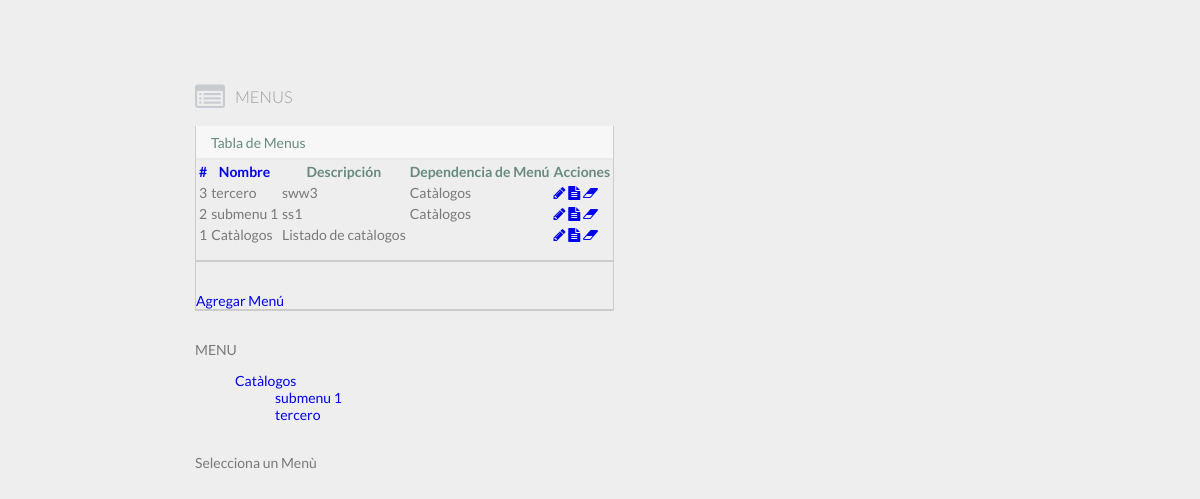
/index.php?cargar=menu&order=DESC&columorder=id, run on the app's committed database.
### tables this page shows
CREATE TABLE `menu_table` (
  `id` int(11) NOT NULL,
  `nombre_del_menu` varchar(150) NOT NULL,
  `desc_del_menu` varchar(250) NOT NULL,
  `dependencia_menu` varchar(3) DEFAULT NULL
);

### modelo/Conexion.php (called while the page is built, shortened)
<?php
class Conexion{
	private $con;
	public function __construct(){
		$this->host = HOST;
		$this->user = USERNAME;
		$this->password = DBPASS;
		$this->db = DATABASE;
		$this->con = mysqli_connect($this->host,$this->user,$this->password,$this->db);
		$this->con->query("SET NAMES 'utf8'");
	}
	public function consultaRetorno($sql){
		return mysqli_query($this->con, $sql);
	}
}

### controlador/ControladorMenus.php (called while the page is built, shortened)
<?php
include_once('modelo/Menu.php');
class ControladorMenus {
  private $menu;
  public function __construct(){
    $this->menu = new Menu();
  }
  public function mostrarConPaginador($inicio,$TAMANO_PAGINA,$order,$columorder){
    $this->menu->set('order',$order);
    $this->menu->set('columorder',$columorder);
    $this->menu->set('inicio',$inicio);
    $this->menu->set('tamano_paginador',$TAMANO_PAGINA);
      return $this->menu->mostrarConPaginador();
  }
  public function getNameDependencia($idDependencia){
    $this->menu->set('dependencia_menu',intval($idDependencia));
    return $this->menu->getNameDependenciaStr();
  }
  public function getMenuSecundarios($idMenu){
    $this->menu->set('dependencia_menu',intval($idMenu));
    return $this->menu->contarMenuSecundario();
  }
  public function getMenuSecundariosStr($idDependencia){
    $this->menu->set('dependencia_menu',intval($idDependencia));
    return $this->menu->getMenusSecundarios();
  }
  public function getMenuPrincipal(){
    return $this->menu->getMenuPrincipal();
  }
}
?>

### modelo/Menu.php (called while the page is built, shortened)
<?php
include_once('Conexion.php');
class Menu{
  private $dependencia_menu;
  private $conn;
  public function __construct(){
    $this->conn = new Conexion();
  }
  public function getMenuPrincipal(){
    $sql = "SELECT id,nombre_del_menu FROM menu_table WHERE `dependencia_menu` is null OR `dependencia_menu` = '0'";
    return $this->conn->consultaRetorno($sql);
  }
  public function getMenusSecundarios(){
    $sql = "SELECT id,nombre_del_menu FROM menu_table WHERE dependencia_menu = '{$this->dependencia_menu}' ";
    return $this->conn->consultaRetorno($sql);
  }
  public function contarMenuSecundario(){
    $sql = "SELECT * FROM menu_table WHERE dependencia_menu = '{$this->dependencia_menu}' ";
    $arrayRes =  $this->conn->consultaRetorno($sql);
    return mysqli_num_rows($arrayRes);
  }
  public function mostrarConPaginador(){
    $sql = "SELECT * FROM menu_table ORDER BY {$this->columorder} {$this->order} LIMIT {$this->inicio}, {$this->tamano_paginador}";
    return $this->conn->consultaRetorno($sql);
  }
  public function getNameDependenciaStr(){
    $sql = "SELECT nombre_del_menu FROM menu_table WHERE id = '{$this->dependencia_menu}'";
    $arrayRes =  $this->conn->consultaRetorno($sql);
    return $arrayRes->fetch_assoc();
  }
}
?>

### vistas/thema/menu/index.php (the view, shortened to what this page needs)
<?php
require('./vistas/thema/header.php');
?>
<section id="main-content">
	<section class="wrapper">
		<div class="row">
		  <div class="col-lg-12">
			  <h3 class="page-header"><i class="fa fa-list-alt"></i> Menus</h3>
		  </div>
	  </div>
		<div class="row">
			<div class="col-lg-12">
				<section class="panel">
					<header class="panel-heading">
					  Tabla de Menus
					</header>
					<div class="panel-body">
					  <?php $order = $_GET["order"];
					  $columorder = $_GET["columorder"];
					  if (($order == '')||($order == 'ASC')){
						  $orderif = 'DESC';
					  } else {
						  $orderif = 'ASC';
					  }
					   ?>
					  <table class="table table-striped table-advance table-hover">
						<thead>
						  <tr>
							  <th><a href="<?php echo URL_LINKS; ?>index.php?cargar=menu&order=<?php echo $orderif; ?>&columorder=id">#</a></th>
							  <th><a href="<?php echo URL_LINKS; ?>index.php?cargar=menu&order=<?php echo $orderif; ?>&columorder=nombre">Nombre</a></th>
							  <th>Descripción</th>
							  <th>Dependencia de Menú</th>
							  <th>Acciones</th>
						  </tr>
						</thead>
					  <?php
					   $dir = dirname(dirname(dirname(dirname(__FILE__))));
					   require_once($dir.'/controlador/ControladorMenus.php');
					   $menus = new ControladorMenus();
					   $TAMANO_PAGINA = TAMANO_PAGINADOR;
					   $pagina = $_GET["pagina"];
					   if (!$pagina) {
						 $inicio = 0;
					   } else {
						 $inicio = ($pagina - 1) * $TAMANO_PAGINA;
					   }
					   $resultados = $menus->mostrarConPaginador($inicio,$TAMANO_PAGINA,$order,$columorder);
					   while ($row = mysqli_fetch_array($resultados)) :
					   ?>
						<tr>
							<td><?php echo $row['id']; ?></td>
							<td><?php echo $row['nombre_del_menu']; ?></td>
							<td><?php echo $row['desc_del_menu']; ?></td>
							<?php
							if($row['dependencia_menu'] != '') {
                                if( $row['dependencia_menu'] != '0' ) {
								  $nombre_dependencia = $menus->getNameDependencia($row['dependencia_menu']);
                  				  $nombre_dependencia = $nombre_dependencia["nombre_del_menu"];
                                } else {
                                    $nombre_dependencia = '';
                                }
							} else {
								$nombre_dependencia = '';
							}
								  ?>
							<td><?php echo $nombre_dependencia; ?></td>
							<td><div class="btn-group">
								<a class="btn btn-primary" href="<?php echo URL_LINKS; ?>index.php?cargar=editMenu&id=<?php echo $row['id']; ?>"><i class="fa fa-pencil"></i></a>
								<a class="btn btn-success" href="<?php echo URL_LINKS; ?>index.php?cargar=verMenu&id=<?php echo $row['id']; ?>"><i class="fa fa-file-text"></i></a>
								<a class="btn btn-danger" href="<?php echo URL_LINKS; ?>index.php?cargar=deleteMenu&id=<?php echo $row['id']; ?>" onclick="if(confirm('Esta seguro que desea eliminar este registro?') == false){return false;}"><i class="fa fa-eraser"></i></a>
							</div></td>
						</tr>
					  <?php endwhile; ?>
						</table>
				  <section class="panel">
					<div class="panel-body">
				  </div>
			  </section>
						<a class="btn btn-primary" href="<?php echo URL_LINKS; ?>index.php?cargar=addMenu" title="Bootstrap 3 themes generator"><span class="icon_ol"></span> Agregar Menú</a>
					</div>
				</section>
			</div>
		</div>
		MENU
		<?php
		$principales = $menus->getMenuPrincipal();
		echo '<nav>';
		echo '<ul>';
		foreach ($principales as $item_principal) {
			echo '<li><a href="?idm='.$item_principal["id"].'">'.$item_principal["nombre_del_menu"].'</a></li>';
			$num_secundarios = $menus->getMenuSecundarios($item_principal["id"]);
			if( $num_secundarios == 0 ) {
			} else {
				echo '<ul>';
				$secundarios = $menus->getMenuSecundariosStr($item_principal["id"]);
				foreach ($secundarios as $secundario) {
					echo '<li><a href="?idm='.$secundario["id"].'">'.$secundario["nombre_del_menu"].'</a></li>';
				}
				echo '</ul>';
			}
		}
		echo '</ul>';
		echo '</nav>';
		?>
		<br>
		<?php
		if ($_GET['idm'] != '') {
		echo 'DESCRIPCION<br>';
		$desc = $menus->getMenuDescription($_GET['idm']);
		echo $desc["desc_del_menu"];
		 } else {
			echo 'Selecciona un Menù';
		} ?>
	</section>
</section>
<?php require('./vistas/thema/foother.php'); ?>

### data on the page
menu_table: id "3", nombre_del_menu "tercero", desc_del_menu "sww3", menu_table.nombre_del_menu "Catàlogos"
menu_table: id "2", nombre_del_menu "submenu 1", desc_del_menu "ss1", menu_table.nombre_del_menu "Catàlogos"
menu_table: id "1", nombre_del_menu "Catàlogos", desc_del_menu "Listado de catàlogos"
